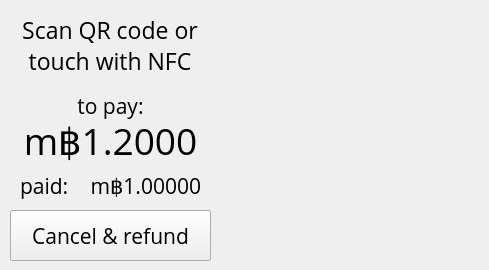
   <widget class="QWidget" name="pay_wait_scrn">
    <widget class="QLabel" name="pwait_desc_lbl">
     <property name="geometry">
      <rect>
       <x>0</x>
       <y>0</y>
       <width>220</width>
       <height>90</height>
      </rect>
     </property>
     <property name="font">
      <font>
       <family>Open Sans</family>
       <pointsize>17</pointsize>
       <weight>50</weight>
       <bold>false</bold>
      </font>
     </property>
     <property name="text">
      <string>Scan QR code or
touch with NFC</string>
     </property>
     <property name="alignment">
      <set>Qt::AlignCenter</set>
     </property>
     <property name="wordWrap">
      <bool>true</bool>
     </property>
    </widget>
    <widget class="QLabel" name="pwait_btc_amount_lbl">
     <property name="geometry">
      <rect>
       <x>10</x>
       <y>120</y>
       <width>201</width>
       <height>41</height>
      </rect>
     </property>
     <property name="font">
      <font>
       <family>Open Sans</family>
       <pointsize>28</pointsize>
      </font>
     </property>
     <property name="text">
      <string>m฿1.2000</string>
     </property>
     <property name="alignment">
      <set>Qt::AlignCenter</set>
     </property>
    </widget>
    <widget class="QPushButton" name="pwait_cancel_btn">
     <property name="geometry">
      <rect>
       <x>10</x>
       <y>210</y>
       <width>201</width>
       <height>51</height>
      </rect>
     </property>
     <property name="font">
      <font>
       <family>Open Sans</family>
       <pointsize>16</pointsize>
      </font>
     </property>
     <property name="text">
      <string>Cancel</string>
     </property>
    </widget>
    <widget class="QLabel" name="pwait_desc_empty_lbl">
     <property name="geometry">
      <rect>
       <x>220</x>
       <y>0</y>
       <width>260</width>
       <height>90</height>
      </rect>
     </property>
     <property name="font">
      <font>
       <family>Open Sans</family>
       <pointsize>17</pointsize>
       <weight>50</weight>
       <bold>false</bold>
      </font>
     </property>
     <property name="alignment">
      <set>Qt::AlignCenter</set>
     </property>
     <property name="wordWrap">
      <bool>true</bool>
     </property>
    </widget>
    <widget class="QLabel" name="pwait_qr_img">
     <property name="geometry">
      <rect>
       <x>220</x>
       <y>10</y>
       <width>250</width>
       <height>250</height>
      </rect>
     </property>
     <property name="text">
      <string/>
     </property>
     <property name="scaledContents">
      <bool>true</bool>
     </property>
    </widget>
    <widget class="QLabel" name="pwait_icon1_lbl">
     <property name="geometry">
      <rect>
       <x>0</x>
       <y>0</y>
       <width>31</width>
       <height>31</height>
      </rect>
     </property>
     <property name="text">
      <string/>
     </property>
    </widget>
    <widget class="QLabel" name="pwait_icon2_lbl">
     <property name="geometry">
      <rect>
       <x>0</x>
       <y>0</y>
       <width>31</width>
       <height>31</height>
      </rect>
     </property>
     <property name="text">
      <string/>
     </property>
    </widget>
    <widget class="QLabel" name="pwait_pay_lbl">
     <property name="geometry">
      <rect>
       <x>10</x>
       <y>90</y>
       <width>201</width>
       <height>31</height>
      </rect>
     </property>
     <property name="font">
      <font>
       <family>Open Sans</family>
       <pointsize>16</pointsize>
      </font>
     </property>
     <property name="text">
      <string>to pay:</string>
     </property>
     <property name="alignment">
      <set>Qt::AlignCenter</set>
     </property>
    </widget>
    <widget class="QLabel" name="pwait_paid_btc_amount_lbl">
     <property name="geometry">
      <rect>
       <x>80</x>
       <y>170</y>
       <width>121</width>
       <height>31</height>
      </rect>
     </property>
     <property name="font">
      <font>
       <family>Open Sans</family>
       <pointsize>16</pointsize>
      </font>
     </property>
     <property name="text">
      <string>m฿1.00000</string>
     </property>
     <property name="alignment">
      <set>Qt::AlignRight|Qt::AlignTrailing|Qt::AlignVCenter</set>
     </property>
    </widget>
    <widget class="QLabel" name="pwait_paid_lbl">
     <property name="geometry">
      <rect>
       <x>20</x>
       <y>170</y>
       <width>61</width>
       <height>31</height>
      </rect>
     </property>
     <property name="font">
      <font>
       <family>Open Sans</family>
       <pointsize>16</pointsize>
      </font>
     </property>
     <property name="text">
      <string>paid:</string>
     </property>
     <property name="alignment">
      <set>Qt::AlignLeading|Qt::AlignLeft|Qt::AlignVCenter</set>
     </property>
    </widget>
    <widget class="QPushButton" name="pwait_cancel_refund_btn">
     <property name="geometry">
      <rect>
       <x>10</x>
       <y>210</y>
       <width>201</width>
       <height>51</height>
      </rect>
     </property>
     <property name="font">
      <font>
       <family>Open Sans</family>
       <pointsize>16</pointsize>
      </font>
     </property>
     <property name="text">
      <string>Cancel &amp;&amp; refund</string>
     </property>
    </widget>
    <zorder>pwait_btc_amount_lbl</zorder>
    <zorder>pwait_cancel_btn</zorder>
    <zorder>pwait_desc_lbl</zorder>
    <zorder>pwait_desc_empty_lbl</zorder>
    <zorder>pwait_qr_img</zorder>
    <zorder>pwait_icon1_lbl</zorder>
    <zorder>pwait_icon2_lbl</zorder>
    <zorder>pwait_pay_lbl</zorder>
    <zorder>pwait_paid_btc_amount_lbl</zorder>
    <zorder>pwait_paid_lbl</zorder>
    <zorder>pwait_cancel_refund_btn</zorder>
   </widget>
